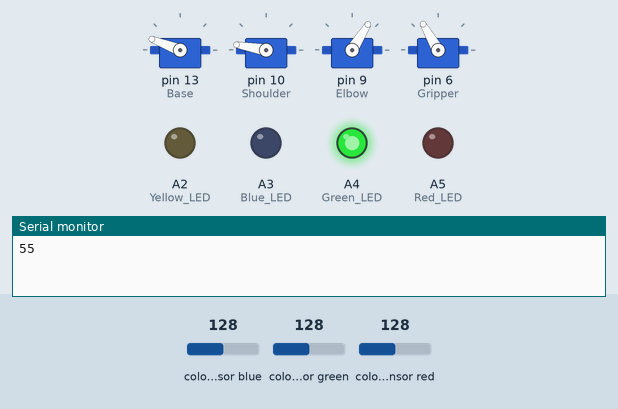
Simulated run of this sketch. Board: Arduino Uno, built with avr-gcc and run on an emulated ATmega328P. Parts: 4 × servo, output pins drawn as LEDs (lit = HIGH), the last lines printed to the serial monitor. Wiring (inferred from the names in the program): TCS3200 colour sensor: output pin 11; S2 pin 3; S3 pin 2; S0 pin 5; S1 pin 4. Inputs (shaded band) come from the test bench; at power-on: colour sensor blue 128, colour sensor green 128, colour sensor red 128. Pins used as bus, display or sensor lines are not drawn.

Above: at 1.0 s.
At 5.1 s:
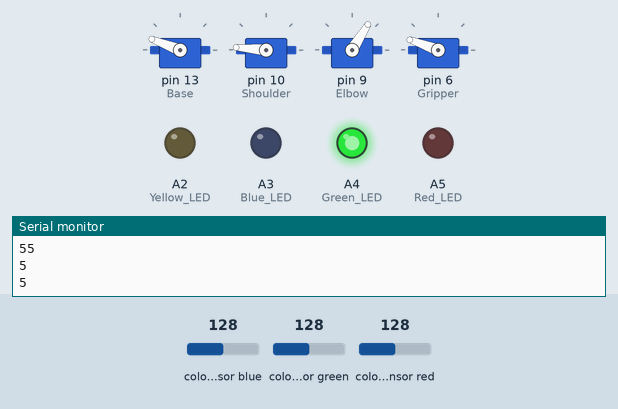
At 9.2 s:
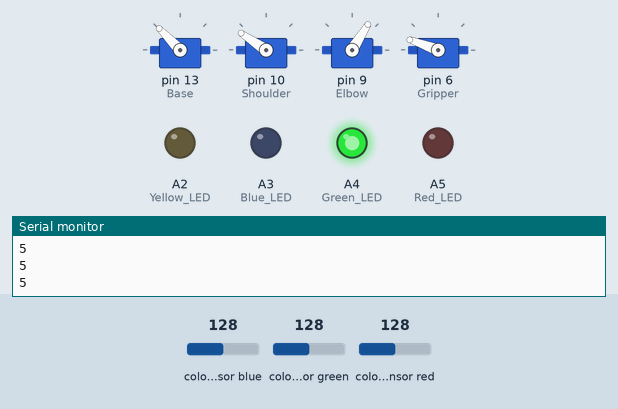
At 15.4 s:
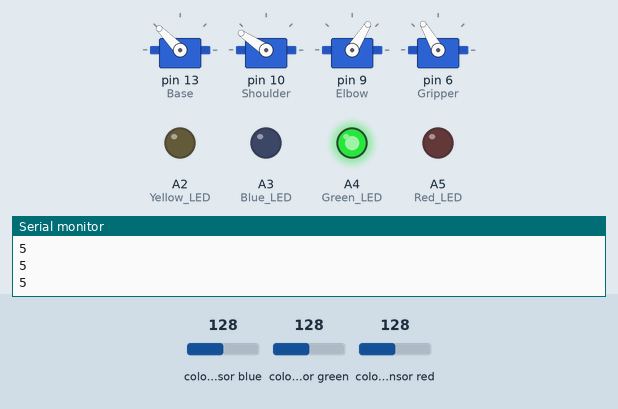
At 26.5 s:
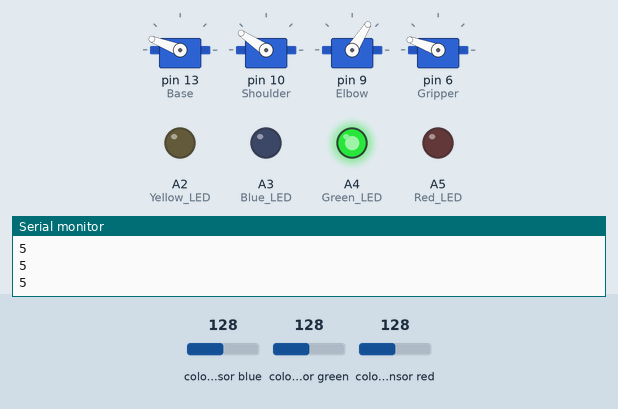
At 36.8 s:
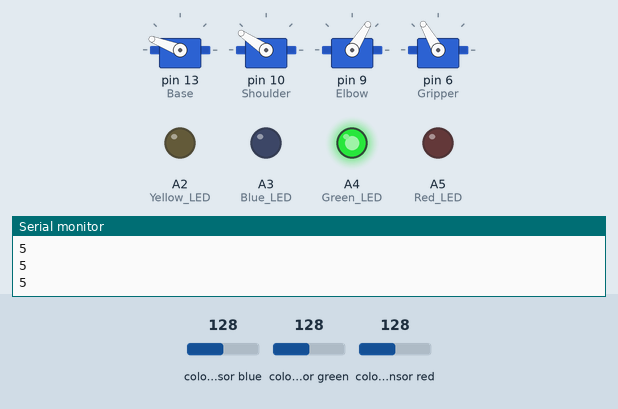
Timing chart, 0 to 40.0 s (numbered marks = the images above):
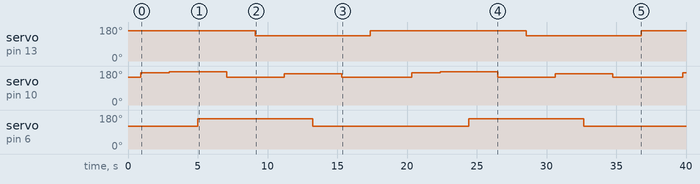

Measured:
- by itself, servo on pin 13 (Base): goes 159° 8.2 s, 134° 8.2 s, 159° 11.2 s, 134° 8.2 s, then 159°
- by itself, servo on pin 6 (Gripper): alternates 160° for 8.2 s and 120° for 11.2 s
- by itself, servo on pin 10 (Shoulder): 146° → 170° at 0.90 s, → 175° 2.1 s later, → 146° 4.1 s later, → 166° 4.1 s later, … (11 changes in this stretch)

The sketch:

Color_sorting.ino
```cpp
#include <Servo.h>
Servo Base;  // create servo object to control a servo
Servo Shoulder;  // create servo object to control a servo
Servo Elbow;  // create servo object to control a servo
//Servo WristUpDown;  // create servo object to control a servo
//Servo WristRotate;  // create servo object to control a servo
Servo Gripper;  // create servo object to control a servo

int value[36] = {159,170,58,120,159,175,58,120,159,175,58,160,159,146,58,160,129,146,58,160,129,166,58,160,129,166,58,120,129,146,58,120,159,146,58,120};
int a = 0;// block start address
int stepno = 1;
int buffer = 0;
int offset = 5; // initiallize for green
//int b = 0;// accumulative start address
int OutPut= 11;//naming pin11 as output
unsigned int rPulseWidth = 0;
unsigned int bPulseWidth = 0;
unsigned int gPulseWidth = 0;

 //const int inputPinA = 0; //  Pins 0 & 1 are connected to push buttons.
// const int inputPinB = 1;
//int pot_input[0];
int pot_input[2] = {0};
void setup()
{
  Serial.begin(9600);
  Base.attach(13);  // attaches the servo on pin 2 to the servo object
  Shoulder.attach(10);  // attaches the servo on pin 3 to the servo object
  Elbow.attach(9);  // attaches the servo on pin 4 to the servo object
//  WristUpDown.attach(8);  // attaches the servo on pin 5 to the servo object
//  WristRotate.attach(7);  // attaches the servo on pin 6 to the servo object
  Gripper.attach(6);  // attaches the servo on pin 7 to the servo object

 // Initiallized ARM positions on power on ///
  Base.write(161);
  Shoulder.write(146);
  Elbow.write(58);
  Gripper.write(120);
///////////////////////////////////////////

                pinMode(5, OUTPUT);//Sensor S0
                pinMode(4, OUTPUT);//Sensor S1
                pinMode(3, OUTPUT);//Sensor S2
                pinMode(2, OUTPUT);//Sensor S3
                pinMode(11, INPUT);//Sensor OUT

                digitalWrite(5,HIGH);//setting frequency selection to 20%
                digitalWrite(4,LOW);

                pinMode(A1, OUTPUT);//GND
                pinMode(A2, OUTPUT);//Yellow LED
                pinMode(A3, OUTPUT);//Blue LED
                pinMode(A4, OUTPUT);//Green LED
                pinMode(A5, OUTPUT);//Red LED

                digitalWrite(A1, LOW);// for GND
                digitalWrite(A2,LOW);
                digitalWrite(A3,LOW);
                digitalWrite(A4,LOW);
                digitalWrite(A5,LOW);
colour_sense();
Serial.print(offset);
}

void loop()
{
  Serial.println(offset);
   //offset = buffer;
   //colour_sense();


    //pot_input[0]=analogRead(0);
    //pot_input[1]=analogRead(1);
    //pot_input[0]= map( pot_input[0],0,1023,15,-15);
    // pot_input[1]= map( pot_input[1],0,1023,15,-15);

    //value[a]=(value[a] + pot_input[0]);
    //value[a+1]=(value[a+1] + pot_input[1]);

for (int count=0;count<200;count++)
{
 if (stepno >= 5 && stepno <= 8)
  {
    Base.write(value[a] + offset);
    Shoulder.write(value[a+1]);
    Elbow.write(value[a+2]);
    Gripper.write(value[a+3]);
    delay(10);
  }
  else{
    Base.write(value[a]);
    Shoulder.write(value[a+1]);
    Elbow.write(value[a+2]);
    Gripper.write(value[a+3]);
    delay(10);
  }
      }
  a=a + 4;
  stepno++;
  if (a>=36)
  {
    a=0;
    stepno = 1;
    offset = buffer;
    colour_sense();
  }
//colour_sense();
}

void colour_sense()
{
   digitalWrite(3,LOW);
                digitalWrite(2,LOW);//setting for RED color sensor
                rPulseWidth = pulseIn(OutPut, LOW);//read pulse width
                if (rPulseWidth > 10000)
                { rPulseWidth = 10000;
                }
                //rPulseWidth = (256-rPulseWidth);
                 rPulseWidth = map(rPulseWidth, 0,10000,255,0);

                delay(300);

                digitalWrite(3,LOW);
                digitalWrite(2,HIGH);// setting for BLUE color sensor
                bPulseWidth = pulseIn(OutPut, LOW);// read pulse width
                 if (bPulseWidth > 10000)
                { bPulseWidth = 10000;
                }

                bPulseWidth = map(bPulseWidth, 0,10000,255,0);

                delay(300);


                digitalWrite(3,HIGH);
                digitalWrite(2,HIGH);// setting for GREEN color sensor
                gPulseWidth = pulseIn(OutPut, LOW);// read pulse width
                 if (gPulseWidth > 10000)
                { gPulseWidth = 10000;
                }

                 gPulseWidth = map(gPulseWidth, 0,10000,255,0);
                delay(300);

                if ((rPulseWidth > gPulseWidth) && (gPulseWidth > bPulseWidth) && ((rPulseWidth + gPulseWidth + bPulseWidth) > 600))// test for yellow
                {
                  buffer = -55;// Yellow
                  digitalWrite(A2, HIGH);
                  digitalWrite(A3,LOW);
                  digitalWrite(A4,LOW);
                  digitalWrite(A5,LOW);
             }

                else if ((rPulseWidth > bPulseWidth) && (bPulseWidth > gPulseWidth))// && ((rPulseWidth + gPulseWidth + bPulseWidth) > 500))// test for red

                 {
                  buffer = 15;// Red
                  digitalWrite(A2,LOW);
                  digitalWrite(A3,LOW);
                  digitalWrite(A4,LOW);
                  digitalWrite(A5,HIGH);
        }

        else if ((bPulseWidth > rPulseWidth) && (bPulseWidth + gPulseWidth))// test for blue

         {
          buffer = -35;// blue

          digitalWrite(A2, LOW);
                  digitalWrite(A3,HIGH);
                  digitalWrite(A4,LOW);
                  digitalWrite(A5,LOW);
      }

               else
      { buffer = 5;// green
      digitalWrite(A2, LOW);
                  digitalWrite(A3,LOW);
                  digitalWrite(A4,HIGH);
                  digitalWrite(A5,LOW);
      }
                }
```
